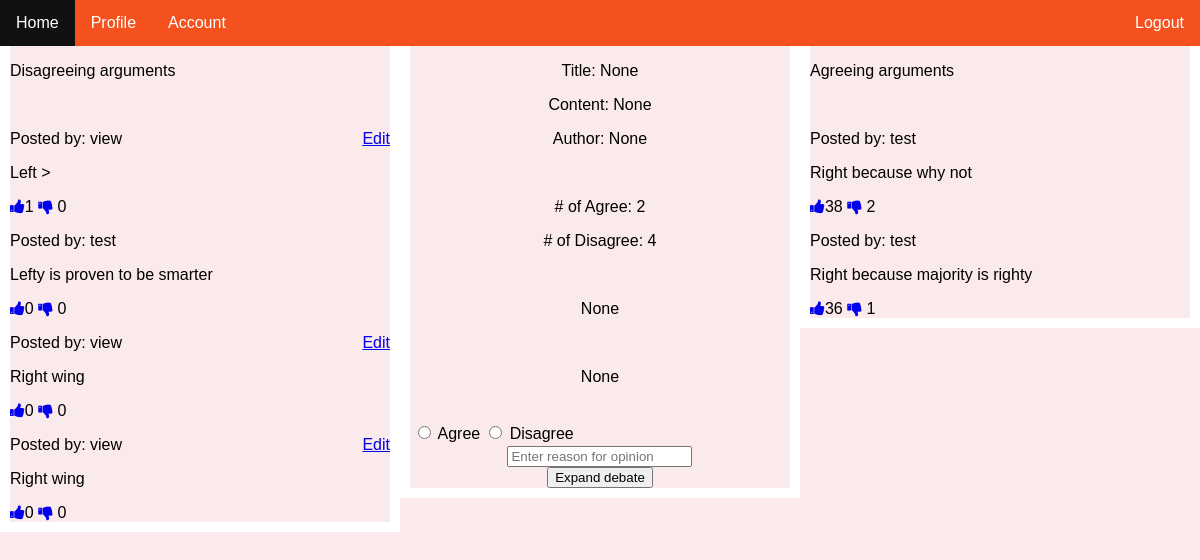
Page /discussionhome/view?argument_id=2 (signed in) on the committed database.
### ListenUp/models.py (models this page shows, shortened)
class singleArgument(db.Model):
    __tablename__='singlearguments'
    id = db.Column(db.Integer, primary_key=True)
    arguments_id = db.Column(db.Integer,ForeignKey('arguments.id'), nullable=False)
    author_id=db.Column(db.Integer,ForeignKey('user.id'), nullable=False)
    username = db.Column(db.String(20), nullable=False)
    content = db.Column(db.Text,nullable=False)
    date_posted = db.Column(db.DateTime,nullable=False,default=datetime.utcnow)
    agree_or_disagree = db.Column(db.Boolean, default = None)
    likes=db.Column(db.Integer, default=0)
    dislikes=db.Column(db.Integer, default=0)

class User(db.Model,UserMixin):
    __tablename__='user'
    id = db.Column(db.Integer, primary_key=True)
    username = db.Column(db.String(20), unique=True, nullable=False)
    email = db.Column(db.String(100), unique=True, nullable=False)
    password = db.Column(db.String(60), nullable=False)
    arguments = db.relationship('Arguments', backref='author', lazy=True)
    single_arguments = db.relationship('singleArgument', backref='author', lazy=True)

### ListenUp/routes.py (the view)
@app.route("/discussionhome/view", methods = ['GET', 'POST'])
@login_required
def view_debate():
    if request.args.get('likes')== "pressed" or request.args.get('dislikes') == "pressed":
        curr_id = current_user.get_id()
        user = load_user(curr_id)
        curr = singleArgument.query.filter_by(author_id=curr_id).first()
        use = User.query.filter_by(id=curr_id).first()
        arg=singleArgument.query.filter_by(content=request.args.get('subcontent')).first()
        if request.args.get('likes') =="pressed":
            arg.likes=arg.likes+1
            db.session.commit()
        else:
            arg.dislikes=arg.dislikes+1
            db.session.commit()
        right_args = singleArgument.query.filter_by(arguments_id=request.args.get('org_arg')).order_by(
            singleArgument.likes.desc())
        left_args = singleArgument.query.filter_by(arguments_id=request.args.get('org_arg')).order_by(
            singleArgument.likes.desc())
        left_len = 0
        right_len = 0
        for arg in left_args:
            if arg.agree_or_disagree == False:
                left_len += 1
        for arg2 in right_args:
            if arg2.agree_or_disagree == True:
                right_len += 1
        app.logger.info("YOLO ")
        return render_template('view_debate.html', title=request.args.get('title'),left_args=left_args,right_args=right_args,
                               argument_id=request.args.get('argument_id'), content=request.args.get('content'), curr=current_user,left_len=left_len,right_len=right_len,
                               subcontent=request.args.get('subcontent'), org_author=request.args.get('org_author'),author_id=curr_id, org_arg=request.args.get('org_arg'))
    else:
        curr_id = current_user.get_id()
        user = load_user(curr_id)
        curr = singleArgument.query.filter_by(author_id=curr_id).first()
        form = ExpandDebate(request.form)
        if request.method == 'POST' and form.validate():
            a_o_d = None
            if 'agree' in request.form:
                a_o_d = True
            else:
                a_o_d = False
            use = User.query.filter_by(id=curr_id).first()
            expand = singleArgument(arguments_id=request.args.get('org_arg'), author_id=curr_id,
                                    content=form.content.data, agree_or_disagree=a_o_d, username=use.username)
            db.session.add(expand)
            db.session.commit()
            right_args = singleArgument.query.filter_by(arguments_id=request.args.get('argument_id')).order_by(
                singleArgument.likes.desc())
            left_args = singleArgument.query.filter_by(arguments_id=request.args.get('argument_id')).order_by(
                singleArgument.likes.desc())
            left_len = 0
            right_len = 0
            for arg in left_args:
                if arg.agree_or_disagree == False:
                    left_len += 1
            for arg2 in right_args:
                if arg2.agree_or_disagree == True:
                    right_len += 1
            return render_template('view_debate.html', title=request.args.get('title'),
                                   arguments_id=request.args.get('argument_id'),
                                   content=request.args.get('content'), org_author=request.args.get('org_author'),
                                   sub_author=request.args.get('sub_author'),
                                   curr=current_user,
                                   right_args=right_args, left_args=left_args, left_len=left_len, right_len=right_len)
        else:
            author_id = request.args.get('author_id')
            right_args = singleArgument.query.filter_by(arguments_id=request.args.get('argument_id')).order_by(
            singleArgument.likes.desc())
            left_args = singleArgument.query.filter_by(arguments_id=request.args.get('argument_id')).order_by(
            singleArgument.likes.desc())
            left_len = 0
            right_len = 0
            for arg in left_args:
                if arg.agree_or_disagree == False:
                    left_len += 1
            for arg2 in right_args:
                if arg2.agree_or_disagree == True:
                    right_len += 1
            return render_template('view_debate.html', title=request.args.get('title'), curr=current_user,
                                   arguments_id=request.args.get('argument_id'),
                                   content=request.args.get('content'), org_author=request.args.get('org_author'), org_arg=request.args.get('org_arg'),
                                   author_id=author_id,
                                   right_args=right_args, left_args=left_args, left_len=left_len,
                                   right_len=right_len)  # return render_template('view_debate.html', title = request.args.get('title'), argument = request.args.get('content'), author = author.username)

### ListenUp/forms.py
class ExpandDebate(Form):
    content = TextAreaField('Content', [validators.Length(min=1, max=300), validators.DataRequired()],
                            render_kw={"placeholder": "Enter content..."})

### ListenUp/models.py (called while the page is built)
@login_manager.user_loader
def load_user(user_id):
    return User.query.get(int(user_id))

### ListenUp/templates/view_debate.html (shortened to what this page needs)
<!DOCTYPE html>
<html lang="en">
<head>
    <link rel="stylesheet" href="https://cdnjs.cloudflare.com/ajax/libs/font-awesome/4.7.0/css/font-awesome.min.css">
</head>
<body>
<ul>
  <li><a href={{ url_for('discussionhome') }}>Home</a></li>
  <li><a href="">Profile</a></li>
  <li><a href="">Account</a></li>
  <li style="float:right"><a href={{ url_for('logout') }}>Logout</a></li>
</ul>
<div class="row">
    <div class="column-left">
    <p>Disagreeing arguments</p><br>
        {% for larg in left_args %}
            {% if  larg.agree_or_disagree == False%}
    <div class = "box">
    {% if larg.username == curr.username %}
    <a href={{ url_for( 'edit_debate', content=content,subcontent = larg.content, author_id = author_id, author = larg.author.username, argument_id=larg.id, org_arg=org_arg)}} style="float:right;">Edit</a>
        {% endif %}
        <p>Posted by: {{ larg.author.username }}</p>
        <p> {{ larg.content }}</p>
        <a href ={{ url_for('view_debate', title=title,content=content,subcontent = larg.content, org_author=org_author,author_id = author_id, author = larg.author.username, argument_id=larg.id, org_arg=org_arg, likes="pressed") }}> <i class="fa fa-thumbs-up"></i></a>{{ larg.likes }}
        <a href ={{ url_for('view_debate',  title=title,content=content,subcontent = larg.content, org_author=org_author,author_id = author_id, author = larg.author.username, argument_id=larg.id, dislikes="pressed",org_arg=org_arg) }}> <i class="fa fa-thumbs-down"></i></a> {{ larg.dislikes }}
    </div>
            {% endif %}
        {% endfor %}
    </div>
    <div class="column-center">
        <div class = topicbox style="text-align:center">
       <p>
          Title:
           {{ title }}
       </p>
        <p>
            Content:
            {{ content }}
        </p>
            <p>
            Author:
                {{ org_author }}
            </p>
            <br>
<p># of Agree: {{ right_len }}</p>
         <p> # of Disagree: {{ left_len }}</p>
            <br>
            <form method = "POST" action="">
    <div class = "title">
        <p>
            {{ title }}
        </p>
        <br>
        <p>
            {{ content }}
        </p>
        <br>
        <div class = "a_o_d">
            <table>
                <tr><td><input type="radio" id="agree"name="aod" value="agree" style=""> Agree</td>
                    <td>
                <input type="radio" id="disagree" name="aod" value="disagree"> Disagree</td>
            </tr>
            </table>
        </div>
    </div>
       <div class="content">
        <input type="text" name="content" class="content" placeholder="Enter reason for opinion" value = {{ request.form.content }}>
    </div>
    <input type="submit" value = "Expand debate">
     </form>
        </div>
    </div>
    <div class="column-right">
    <p>Agreeing arguments</p><br>
      {% for rarg in right_args %}
          {% if rarg.agree_or_disagree==True %}
    <div class = "box">
                <p>Posted by: {{ rarg.author.username }}</p>
              <p>{{ rarg.content }}</p>
              <a href ={{ url_for('view_debate', title=title, content=content,subcontent = rarg.content, author_id = author_id, author = author,org_author=org_author, argument_id=rarg.id, likes="pressed",org_arg=org_arg) }}> <i class="fa fa-thumbs-up"></i></a>{{ rarg.likes }}
              <a href ={{ url_for('view_debate', title=title, content=content,subcontent = rarg.content, author_id = author_id, author = author, org_author=org_author,argument_id=rarg.id, dislikes="pressed",org_arg=org_arg) }}> <i class="fa fa-thumbs-down"></i></a> {{ rarg.dislikes }}
          {% endif %}
        {% endfor %}
    </div>
</div>
</div>
</body>
</html>

### ListenUp/templates/view_debate.html (style rules this page uses)
html { height: 100%; }
body { margin:0; padding:0; background-color: #FBEAEB; background-size:cover; background-position:center; font-size: 16px; font-family: Geneva, sans-serif; font-weight: 400; }
.row { height: 100%; }
ul { list-style-type: none; margin: 0; padding: 0; overflow: hidden; background-color: #f4511e; }
li { float: left; }
li a { display: block; color: white; text-align: center; padding: 14px 16px; text-decoration: none; }
.column-left { float: left; width: 33.333%; border-left: 10px solid #ffffff; border-right: 10px solid #ffffff; border-bottom: 10px solid #ffffff; box-sizing: border-box; height: 100%; }
.column-right { float: right; width: 33.333%; height: 100%; border-left: 10px solid #ffffff; border-right: 10px solid #ffffff; border-bottom: 10px solid #ffffff; box-sizing: border-box; }
.column-center { display: inline-block; height: 100%; width: 33.333%; border-left: 10px solid #ffffff; border-right: 10px solid #ffffff; border-bottom: 10px solid #ffffff; box-sizing: border-box; }

### rows in the picture
singleArgument: author.username "view", content "Left >", likes "1", dislikes "0"
singleArgument: author.username "test", content "Lefty is proven to be smarter", likes "0", dislikes "0"
singleArgument: author.username "view", content "Right wing", likes "0", dislikes "0"
singleArgument: author.username "view", content "Right wing", likes "0", dislikes "0"
singleArgument: author.username "test", content "Right because why not", likes "38", dislikes "2"
singleArgument: author.username "test", content "Right because majority is righty", likes "36", dislikes "1"

### other values in the picture
{{ title }} "None"
{{ content }} "None"
{{ org_author }} "None"
{{ right_len }} "2"
{{ left_len }} "4"
